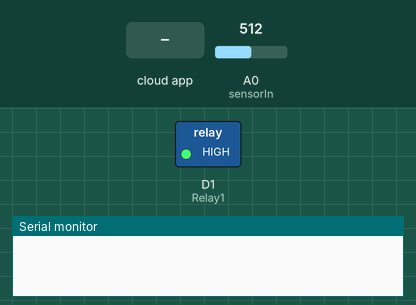
A sketch run on a simulated ESP8266 (NodeMCU). Shown: switched loads named in the sketch (green lamp = pin HIGH), the last lines printed to the serial monitor. The test bench sets the inputs (shaded band); at power-on: A0 (sensorIn) = 512. WiFi joins after 1.5 s; servers stay silent unless stated; the Firebase database answers and starts empty.

Above: at 2.8 s.
2.9 s: the phone or cloud app sets STATUS to 1
At 3.7 s:
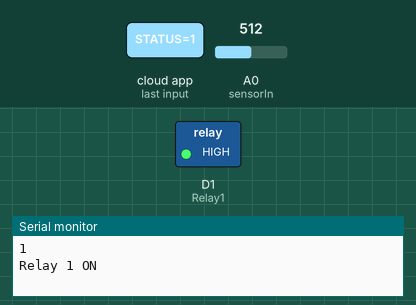
4.6 s: the phone or cloud app sets STATUS to 0
At 6.9 s:
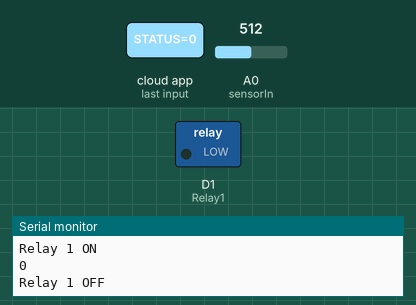
Timing chart, 0 to 8.4 s (numbered marks = the images above; inputs shaded):
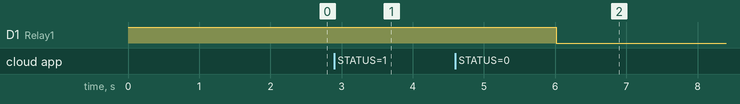

Measured:
- after the input at 2.9 s, D1 (Relay1): stays HIGH (without the input it goes to LOW after 0.21 s)
- after the input at 4.6 s, D1 (Relay1): HIGH → LOW after 1.4 s

The sketch:

Consumo_Eletricidade.ino
```cpp
#include "FirebaseESP8266.h"
#include <ESP8266WiFi.h>
#include "ACS712.h"


#define FIREBASE_HOST "casain-2020.firebaseio.com" //please remove http and / from firebase url
#define FIREBASE_AUTH "zBSt0VZEfZgYMmhXotEoAaRr67ohO6r4Yt2UfEWY" // paste secret key here
#define WIFI_SSID "NOS-CASA"
#define WIFI_PASSWORD "redecasa"
#define Relay1 D1

FirebaseData firebaseData;
const int sensorIn = A0;
int mVperAmp = 185;
double Voltage=0;
double VRMS=0;
double AmpsRMS=0;
int sumWatt;
float preco;
int Wattage;
int rel;

void setup()
{
  pinMode(Relay1, OUTPUT);
  digitalWrite(Relay1,HIGH);
  WiFi.begin(WIFI_SSID, WIFI_PASSWORD);
  //Serial.print("Connecting to Wi-Fi");
  while (WiFi.status() != WL_CONNECTED)
  {
    //Serial.print(".");
    delay(300);
  }
  Firebase.begin(FIREBASE_HOST, FIREBASE_AUTH);
  Firebase.setInt(firebaseData,"CASA/ELETRICIDADE/STATUS",0);
  Firebase.reconnectWiFi(true);
  pinMode(A0, INPUT);
  Serial.begin(115200);
  delay(10);
  Firebase.setFloatDigits(2);
}

void loop()
{
  Voltage = getVPP();
  VRMS = (Voltage/2.0) *0.707; // sq root
  AmpsRMS = (VRMS * 1000)/mVperAmp;
  Wattage = (220*AmpsRMS); //Observado 15-20W quando o equipamento não está ligado, devido a induções dos cabos, equipamentos próximos que causam alguma interferência.
  sumWatt = sumWatt + Wattage;
  //preco = (sumWatt/1000)*0.14*1.23; //preço estimado do consumo elétrico. Este valor não inclui outras taxas aplicáveis(imposto,contador).
  Firebase.setInt(firebaseData, "CASA/ELETRICIDADE/WATTS",Wattage);
  Firebase.setInt(firebaseData, "CASA/ELETRICIDADE/TOTAL_ENERGIA",sumWatt); //soma da energia consumida.

 if(Firebase.getInt(firebaseData,"CASA/ELETRICIDADE/STATUS")){
  //Reading the value of the varialble Status from the firebase
  rel = firebaseData.intData();

  Serial.println(rel);
  if(rel==1)
     {
      digitalWrite(Relay1,HIGH);
      Serial.println("Relay 1 ON");
    }
  if(rel==0)
    {
      digitalWrite(Relay1,LOW);
      Serial.println("Relay 1 OFF");
    }
}
}
  float getVPP(){

  float result;
  int readValue; //value read from the sensor
  int maxValue = 0; // store max value here
  int minValue = 1024; // store min value here

  uint32_t start_time = millis();

  while((millis()-start_time) < 1000){
  readValue = analogRead(sensorIn);
// see if you have a new maxValue
  if (readValue > maxValue)
{
/*record the maximum sensor value*/
  maxValue = readValue;
}
  if (readValue < minValue)
{
/*record the maximum sensor value*/
  minValue = readValue;
}
}

// Subtract min from max
  result = ((maxValue - minValue) * 5)/1024.0;
  return result;
}
```
